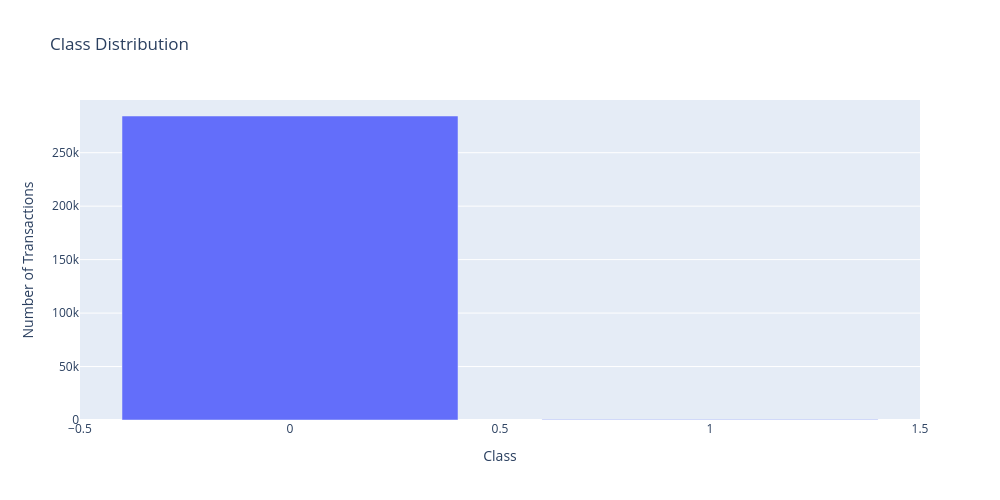

Source (notebook cell):
### Code cell
import plotly.graph_objects as go
fig=go.Figure()
fig.add_trace(go.Bar(
    x=class_counts.index,
    y=class_counts.values,
    
))
fig.update_layout(
    title="Class Distribution",
    xaxis_title="Class",
    yaxis_title="Number of Transactions",
    width=1000,
    height=500)
fig.show()

### Figure 1 — Plotly figure (JSON) as saved in the notebook; plotly's stock layout.template omitted (floating-point values rounded to 4 significant figures)
{"data": [{"type": "bar", "x": [0, 1], "y": [284315, 492]}], "layout": {"height": 500, "title": {"text": "Class Distribution"}, "width": 1000, "xaxis": {"title": {"text": "Class"}}, "yaxis": {"title": {"text": "Number of Transactions"}}}}
